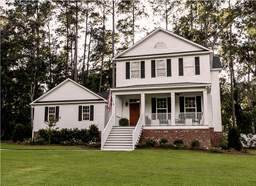
#> input picture source/house.png, 256 x 186 px, shrunk from 713 x 519 before the run
$ python Lab01_Edge_Detection_LT.py   (older library calls are emulated)
#> lines starting #> are read from the running program, lines starting #| are printed output that depends on the picture; after the words box and inside, x2 and y2 are one past the last pixel; in counts of white or black regions, pixels touching at a corner belong together
import cv2
import numpy as np
import math
import matplotlib.pyplot as plt

img = cv2.imread('house.png', cv2.IMREAD_GRAYSCALE)
#> img: shape (186, 256); min 0, max 255, mean 111.9

imgColor = cv2.imread('house.png', cv2.IMREAD_COLOR)
#> imgColor is the input picture: shape (186, 256, 3); mean B, G, R 90.6, 113.4, 118.8
imgColor = cv2.cvtColor(imgColor, cv2.COLOR_BGR2RGB)


def convolve(img, kernel):
     # Lấy kích thước ảnh và kernel
    img_row, img_col = img.shape
#> img_row = 186; img_col = 256
    kernel_row, kernel_col = kernel.shape

    # Tạo một ma trận kết quả với kích thước giống với ảnh đầu vào
    output = np.zeros(img.shape)

    # Thiết lập padding cho ảnh để tích chập với kernel
    pad_height = int((kernel_row - 1) / 2)
    pad_width = int((kernel_col - 1) / 2)

    padded_img = np.zeros((img_row + (2 * pad_height), img_col + (2 * pad_width)))
    padded_img[pad_height:padded_img.shape[0] - pad_height, pad_width:padded_img.shape[1] - pad_width] = img

    # # Áp dụng phép tích chập
    for row in range(img_row):
        for col in range(img_col):
            output[row, col] = np.sum(kernel * padded_img[row:row + kernel_row, col:col + kernel_col]) / (kernel.shape[0] * kernel.shape[1])

    return output


def roberts_edge_detection(image):

    roberts_mask_x = np.array([[-1, 0, 0], [0, 1, 0], [0, 0, 0]])
    roberts_mask_y = np.array([[0, 0, 0], [0, 1, 0], [0, 0, -1]])

    # Áp dụng mặt nạ Roberts theo chiều ngang và dọc bằng hàm convolve
    roberts_x = convolve(image, roberts_mask_x)
    roberts_y = convolve(image, roberts_mask_y)

    # Tính độ lớn của đạo hàm
    edge_roberts = np.sqrt(roberts_x**2 + roberts_y**2)

    # Chuyển đổi giá trị độ lớn về định dạng uint8 để có thể hiển thị
    edge_roberts = np.uint8(edge_roberts)

    return edge_roberts


def sobel_edge_detection(image):
    sobel_mask_x = np.array([[-1, 0, 1], [-2, 0, 2], [-1, 0, 1]])
    sobel_mask_y = np.array([[-1, -2, -1], [0, 0, 0], [1, 2, 1]])

    # Áp dụng mặt nạ Sobel theo chiều ngang và dọc bằng hàm convolve
    sobel_x = convolve(image, sobel_mask_x)
    sobel_y = convolve(image, sobel_mask_y)

    # Tính độ lớn của đạo hàm
    edge_sobel = np.sqrt(sobel_x**2 + sobel_y**2)

    # Chuyển đổi giá trị độ lớn về định dạng uint8 để có thể hiển thị
    edge_sobel = np.uint8(edge_sobel)

    return edge_sobel


def prewitt_edge_detection(image):
    prewitt_mask_x = np.array([[1, 0, -1], [1, 0, -1], [1, 0, -1]])
    prewitt_mask_y = np.array([[1, 1, 1], [0, 0, 0], [-1, -1, -1]])

    # Áp dụng mặt nạ Prewitt theo chiều ngang và dọc bằng hàm convolve
    prewitt_x = convolve(image, prewitt_mask_x)
    prewitt_y = convolve(image, prewitt_mask_y)
#> after the loop in convolve (call 6), `for row in range(img_row):`:
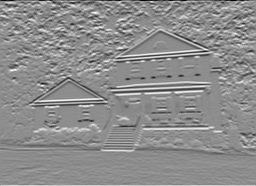
#> output: shape (186, 256) float64; min -82.78, max 66.67, mean 0.1; drawn with min black and max white

    # Tính độ lớn của đạo hàm
    edge_prewitt = np.sqrt(prewitt_x**2 + prewitt_y**2)

    # Chuyển đổi giá trị độ lớn về định dạng uint8 để có thể hiển thị
    edge_prewitt = np.uint8(edge_prewitt)

    return edge_prewitt


def freichen_edge_detection(image, threshold=50):
    # Mặt nạ Frei-Chen cho X-axis và Y-axis
    frei_chen_mask_x = np.array([[-1, -np.sqrt(2), -1], [0, 0, 0], [1, np.sqrt(2), 1]])
    frei_chen_mask_y = np.array([[-1, 0, 1], [-np.sqrt(2), 0, np.sqrt(2)], [-1, 0, 1]])

    # Áp dụng convolve cho X-axis và Y-axis
    result_x = convolve(image, frei_chen_mask_x)
    result_y = convolve(image, frei_chen_mask_y)

    # Tính toán biên cạnh cuối cùng
    final_edge = np.sqrt(result_x**2 + result_y**2)

    # Ngưỡng hóa để xác định biên cạnh
    edge_freichen = (final_edge > threshold).astype(np.uint8) * 255
    return edge_freichen


edge_image_roberts = roberts_edge_detection(img)
edge_image_sobel = sobel_edge_detection(img)
edge_image_prewitt = prewitt_edge_detection(img)


plt.subplot(2, 2, 1)
plt.imshow(imgColor, cmap='gray')
plt.title('Original Image')

plt.subplot(2, 2, 2)
plt.imshow(edge_image_roberts, cmap='gray')
plt.title('Roberts Edge Image')

plt.subplot(2, 2, 3)
plt.imshow(edge_image_sobel, cmap='gray')
plt.title('Sobel Edge Image')

plt.subplot(2, 2, 4)
plt.imshow(edge_image_prewitt, cmap='gray')
plt.title('Prewitt Edge Image')

plt.suptitle('Figure 1: Roberts, Sobel, Prewitt (Theo Lý Thuyết)')
plt.show()


def laplace4_edge_detection(image):
    # Bộ lọc toán tử Laplace 3x3
    laplacian_kernel = np.array([[0, 1, 0], [1, -4, 1], [0, 1, 0]])

    # Áp dụng toán tử Laplace sử dụng hàm convolve
    laplacian_result = convolve(image, laplacian_kernel)
#> after the loop in convolve (call 7), `for row in range(img_row):`:
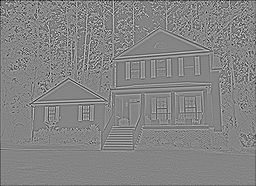
#> output: shape (186, 256) float64; min -57.67, max 52.67, mean -0.2; drawn with min black and max white

    # Chuyển đổi giá trị độ lớn về định dạng uint8 để có thể hiển thị
    laplacian_result = np.uint8(np.abs(laplacian_result))

    return laplacian_result

def laplace8_edge_detection(image):
    # Bộ lọc toán tử Laplace mở rộng 3x3
    laplacian_kernel = np.array([[1, 1, 1], [1, -8, 1], [1, 1, 1]])

    # Áp dụng toán tử Laplace sử dụng hàm convolve
    laplacian_result = convolve(image, laplacian_kernel)

    # Chuyển đổi giá trị độ lớn về định dạng uint8 để có thể hiển thị
    laplacian_result = np.uint8(np.abs(laplacian_result))

    return laplacian_result

laplace4 = laplace4_edge_detection(img)
laplace8 = laplace8_edge_detection(img)
edge_freichen = freichen_edge_detection(img, threshold=50)
#> in freichen_edge_detection, `edge_freichen = (final_edge > threshold).astype(np.uint8) * 255`:
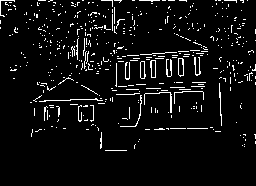
#> edge_freichen: shape (186, 256); 5.5% white in thin lines or dots, all inside (x1, y1, x2, y2) = (0, 0, 256, 151)

plt.subplot(2, 2, 1)
plt.imshow(imgColor, cmap='gray')
plt.title('Original Image')

plt.subplot(2, 2, 2)
plt.imshow(edge_freichen, cmap='gray')
plt.title('Frei-chen Image')

plt.subplot(2, 2, 3)
plt.imshow(laplace4, cmap='gray')
plt.title('Laplace -4 Edge Image')

plt.subplot(2, 2, 4)
plt.imshow(laplace8, cmap='gray')
plt.title('Laplace -8 Edge Image')

plt.suptitle('Figure 2: Frei-chen & Laplace 2 bộ lọc (Theo Lý Thuyết)')
plt.show()

def non_maximal_suppression(edges, gradient_direction):
    rows, cols = edges.shape

    for i in range(1, rows - 1):
        for j in range(1, cols - 1):
            angle = gradient_direction[i, j]

            # Chuyển đổi góc về giá trị dương
            if angle < 0:
                angle += np.pi

            # Chuyển đổi góc về giá trị nguyên tố nhỏ nhất (0, 45, 90, 135 độ)
            angle = (angle * 180 / np.pi) % 180
            if (0 <= angle < 22.5) or (157.5 <= angle <= 180):
                neighbors = [edges[i, j-1], edges[i, j+1]]
            elif (22.5 <= angle < 67.5):
                neighbors = [edges[i-1, j-1], edges[i+1, j+1]]
            elif (67.5 <= angle < 112.5):
                neighbors = [edges[i-1, j], edges[i+1, j]]
            elif (112.5 <= angle < 157.5):
                neighbors = [edges[i-1, j+1], edges[i+1, j-1]]

            if edges[i, j] < max(neighbors):
                edges[i, j] = 0

    return edges


def canny_edge_detection(image, low_threshold, high_threshold, kernel_size=3, sigma=1.0):

    # Bước 1: Làm mờ ảnh bằng bộ lọc gaussian
#> called with low_threshold = 20, high_threshold = 50, kernel_size = 3, sigma = 1
    gaussian_image = cv2.GaussianBlur(image, (kernel_size, kernel_size), sigma)
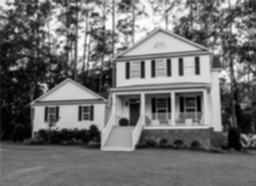
#> gaussian_image: shape (186, 256); min 0, max 252, mean 111.9

    # Bước 2: Tính toán độ lớn và hướng gradient
    gradient_x = cv2.Sobel(gaussian_image, cv2.CV_64F, 1, 0, ksize=3)
    gradient_y = cv2.Sobel(gaussian_image, cv2.CV_64F, 0, 1, ksize=3)

    gradient_magnitude = np.sqrt(gradient_x**2 + gradient_y**2)
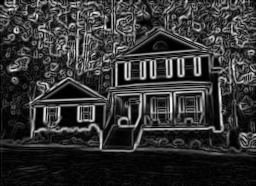
#> gradient_magnitude: shape (186, 256) float64; min 0, max 579.2, mean 118.4; drawn with min black and max white
    gradient_direction = np.arctan2(gradient_y, gradient_x)
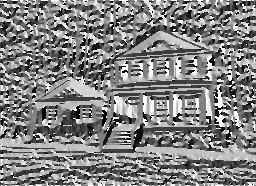
#> gradient_direction: shape (186, 256) float64; min -3.14, max 3.14, mean 0.0725; drawn with min black and max white

    # Bước 3: Thực hiện ngưỡng hai giai đoạn và Non-maximal suppression
    gradient_magnitude_normalized = (gradient_magnitude / np.max(gradient_magnitude) * 255).astype(np.uint8)

    edges = np.zeros_like(gradient_magnitude_normalized)

    for i in range(1, gradient_magnitude.shape[0] - 1):
        for j in range(1, gradient_magnitude.shape[1] - 1):
            if gradient_magnitude_normalized[i, j] > high_threshold:
                edges[i, j] = 255
            elif gradient_magnitude_normalized[i, j] > low_threshold and any(
                gradient_magnitude_normalized[i-1:i+2, j-1:j+2].ravel() > high_threshold
            ):
                edges[i, j] = 255
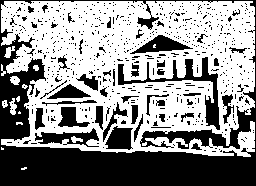
#> edges: shape (186, 256); 56.7% white; 645 black regions (598 under 20 px), largest, box (x1, y1, x2, y2) and area: (0, 0, 256, 186) 13536, (118, 57, 220, 130) 1228, (35, 128, 99, 147) 552

    # Bước 4: Non-maximal suppression
    edges = non_maximal_suppression(edges, gradient_direction)

    return edges


canny_edge = canny_edge_detection(img, low_threshold = 20, high_threshold = 50, kernel_size=3, sigma=1.0)
plt.subplot(1, 2, 1)
plt.imshow(imgColor, cmap='gray')
plt.title('Original Image')

plt.subplot(1, 2, 2)
plt.imshow(canny_edge, cmap='gray')
plt.title('Canny Edge Image')
plt.suptitle('Figure 3: Original & Canny (Theo Lý Thuyết)')
plt.show()

$ run again, with source/cold.png copied over source/house.png
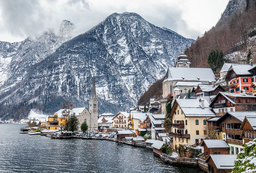
#> input picture source/cold.png, 256 x 173 px, shrunk from 756 x 512 before the run
#> imgColor is the input picture: shape (173, 256, 3); mean B, G, R 147.2, 140.7, 136.8
#> in freichen_edge_detection, `edge_freichen = (final_edge > threshold).astype(np.uint8) * 255`:
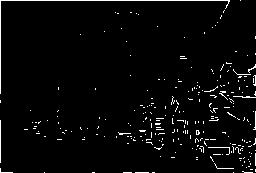
#> edge_freichen: shape (173, 256); 3.1% white in thin lines or dots
#> after the loop in canny_edge_detection, `for i in range(1, gradient_magnitude.shape[0] - 1):`:
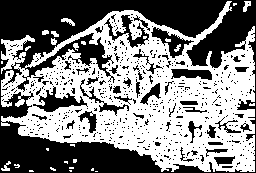
#> edges: shape (173, 256); 51.2% white; 571 black regions (529 under 20 px), largest, box (x1, y1, x2, y2) and area: (0, 0, 256, 173) 16413, (33, 86, 88, 112) 519, (151, 27, 194, 58) 438

$ run again, with source/ex.png copied over source/house.png
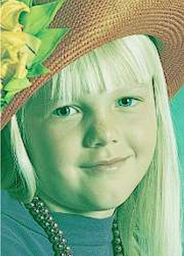
#> input picture source/ex.png, 184 x 256 px, shrunk from 462 x 642 before the run
#> imgColor is the input picture: shape (256, 184, 3); mean B, G, R 129, 171.7, 141.3
#> edge_freichen: shape (256, 184); 1.4% white in thin lines or dots
#> after the loop in canny_edge_detection, `for i in range(1, gradient_magnitude.shape[0] - 1):`:
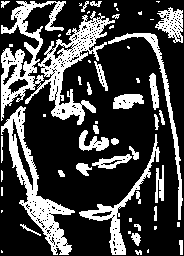
#> edges: shape (256, 184); 27% white; 57 white regions (23 under 20 px), largest, box (x1, y1, x2, y2) and area: (1, 1, 115, 125) 4810, (1, 106, 75, 255) 2489, (79, 134, 160, 255) 1155
